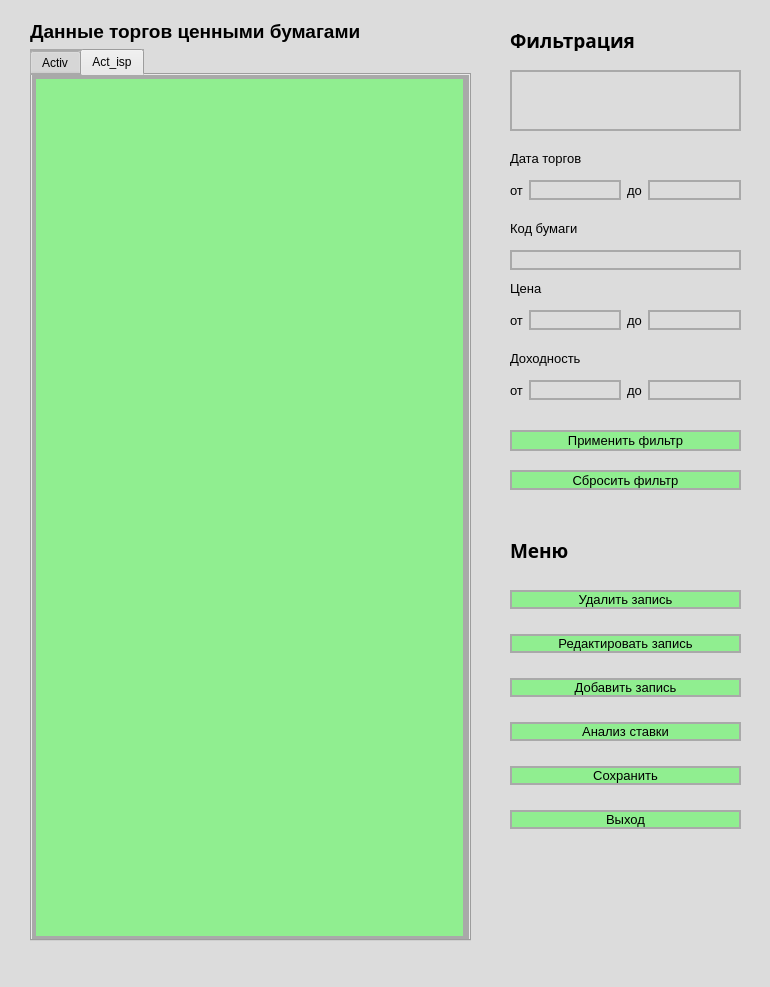
<?xml version="1.0" encoding="UTF-8"?>
<ui version="4.0">
 <class>MainForm</class>
 <widget class="QMainWindow" name="MainForm">
  <property name="enabled">
   <bool>true</bool>
  </property>
  <property name="geometry">
   <rect>
    <x>0</x>
    <y>0</y>
    <width>770</width>
    <height>987</height>
   </rect>
  </property>
  <property name="font">
   <font>
    <pointsize>28</pointsize>
   </font>
  </property>
  <property name="windowTitle">
   <string>Данные торгов ценными бумагами</string>
  </property>
  <property name="windowIcon">
   <iconset>
    <normaloff>image/dollar.png</normaloff>image/dollar.png</iconset>
  </property>
  <property name="styleSheet">
   <string notr="true">background-color: #DCDCDC;</string>
  </property>
  <widget class="QWidget" name="centralwidget">
   <widget class="QWidget" name="verticalLayoutWidget">
    <property name="geometry">
     <rect>
      <x>510</x>
      <y>570</y>
      <width>231</width>
      <height>281</height>
     </rect>
    </property>
    <layout class="QVBoxLayout" name="verticalLayout">
     <property name="spacing">
      <number>5</number>
     </property>
     <item>
      <widget class="QPushButton" name="delete_button">
       <property name="font">
        <font>
         <pointsize>10</pointsize>
        </font>
       </property>
       <property name="styleSheet">
        <string notr="true">border: 2px solid #A9A9A9;
background-color: #90EE90;


</string>
       </property>
       <property name="text">
        <string>Удалить запись</string>
       </property>
       <property name="iconSize">
        <size>
         <width>16</width>
         <height>16</height>
        </size>
       </property>
      </widget>
     </item>
     <item>
      <widget class="QPushButton" name="edit_button">
       <property name="font">
        <font>
         <pointsize>10</pointsize>
        </font>
       </property>
       <property name="styleSheet">
        <string notr="true">border: 2px solid #A9A9A9;
background-color: #90EE90;
</string>
       </property>
       <property name="text">
        <string>Редактировать запись</string>
       </property>
      </widget>
     </item>
     <item>
      <widget class="QPushButton" name="add_button">
       <property name="font">
        <font>
         <pointsize>10</pointsize>
        </font>
       </property>
       <property name="styleSheet">
        <string notr="true">border: 2px solid #A9A9A9;
background-color: #90EE90;

</string>
       </property>
       <property name="text">
        <string>Добавить запись</string>
       </property>
      </widget>
     </item>
     <item>
      <widget class="QPushButton" name="analysis_button">
       <property name="font">
        <font>
         <pointsize>10</pointsize>
        </font>
       </property>
       <property name="styleSheet">
        <string notr="true">border: 2px solid #A9A9A9;
background-color: #90EE90;</string>
       </property>
       <property name="text">
        <string>Анализ ставки</string>
       </property>
      </widget>
     </item>
     <item>
      <widget class="QPushButton" name="save_button">
       <property name="font">
        <font>
         <pointsize>10</pointsize>
        </font>
       </property>
       <property name="styleSheet">
        <string notr="true">border: 2px solid #A9A9A9;
background-color: #90EE90;
</string>
       </property>
       <property name="text">
        <string>Сохранить</string>
       </property>
      </widget>
     </item>
     <item>
      <widget class="QPushButton" name="exit_button">
       <property name="font">
        <font>
         <pointsize>10</pointsize>
        </font>
       </property>
       <property name="styleSheet">
        <string notr="true">border: 2px solid #A9A9A9;
background-color: #90EE90;


</string>
       </property>
       <property name="text">
        <string>Выход</string>
       </property>
      </widget>
     </item>
    </layout>
   </widget>
   <widget class="QLabel" name="label_13">
    <property name="geometry">
     <rect>
      <x>510</x>
      <y>540</y>
      <width>231</width>
      <height>21</height>
     </rect>
    </property>
    <property name="font">
     <font>
      <family>Myanmar Text</family>
      <pointsize>14</pointsize>
      <weight>75</weight>
      <bold>true</bold>
     </font>
    </property>
    <property name="mouseTracking">
     <bool>true</bool>
    </property>
    <property name="layoutDirection">
     <enum>Qt::LeftToRight</enum>
    </property>
    <property name="text">
     <string>Меню</string>
    </property>
    <property name="alignment">
     <set>Qt::AlignLeading|Qt::AlignLeft|Qt::AlignVCenter</set>
    </property>
   </widget>
   <widget class="QWidget" name="layoutWidget">
    <property name="geometry">
     <rect>
      <x>0</x>
      <y>0</y>
      <width>2</width>
      <height>2</height>
     </rect>
    </property>
    <layout class="QVBoxLayout" name="verticalLayout_4"/>
   </widget>
   <widget class="QWidget" name="layoutWidget">
    <property name="geometry">
     <rect>
      <x>30</x>
      <y>20</y>
      <width>441</width>
      <height>921</height>
     </rect>
    </property>
    <layout class="QVBoxLayout" name="verticalLayout_5">
     <item>
      <widget class="QLabel" name="label">
       <property name="font">
        <font>
         <family>MS Shell Dlg 2</family>
         <pointsize>14</pointsize>
         <weight>75</weight>
         <italic>false</italic>
         <bold>true</bold>
        </font>
       </property>
       <property name="text">
        <string>Данные торгов ценными бумагами</string>
       </property>
      </widget>
     </item>
     <item>
      <widget class="QTabWidget" name="tabWidget">
       <property name="styleSheet">
        <string notr="true">border: 2px solid #A9A9A9;</string>
       </property>
       <property name="currentIndex">
        <number>1</number>
       </property>
       <property name="iconSize">
        <size>
         <width>32</width>
         <height>32</height>
        </size>
       </property>
       <widget class="QWidget" name="tab_1">
        <attribute name="title">
         <string>Activ</string>
        </attribute>
        <widget class="QTableView" name="tableView_Activ">
         <property name="geometry">
          <rect>
           <x>0</x>
           <y>0</y>
           <width>431</width>
           <height>861</height>
          </rect>
         </property>
         <property name="styleSheet">
          <string notr="true">background-color: #98FB98;</string>
         </property>
        </widget>
       </widget>
       <widget class="QWidget" name="tab_2">
        <attribute name="title">
         <string>Act_isp</string>
        </attribute>
        <widget class="QTableView" name="tableView_act_isp">
         <property name="geometry">
          <rect>
           <x>0</x>
           <y>0</y>
           <width>431</width>
           <height>861</height>
          </rect>
         </property>
         <property name="styleSheet">
          <string notr="true">background-color: #90EE90</string>
         </property>
        </widget>
       </widget>
      </widget>
     </item>
    </layout>
   </widget>
   <widget class="QLabel" name="label_2">
    <property name="geometry">
     <rect>
      <x>510</x>
      <y>30</y>
      <width>231</width>
      <height>21</height>
     </rect>
    </property>
    <property name="font">
     <font>
      <family>Myanmar Text</family>
      <pointsize>14</pointsize>
      <weight>75</weight>
      <bold>true</bold>
     </font>
    </property>
    <property name="mouseTracking">
     <bool>false</bool>
    </property>
    <property name="text">
     <string>Фильтрация</string>
    </property>
    <property name="alignment">
     <set>Qt::AlignLeading|Qt::AlignLeft|Qt::AlignVCenter</set>
    </property>
   </widget>
   <widget class="QPushButton" name="filter_button">
    <property name="geometry">
     <rect>
      <x>510</x>
      <y>430</y>
      <width>231</width>
      <height>21</height>
     </rect>
    </property>
    <property name="font">
     <font>
      <pointsize>10</pointsize>
     </font>
    </property>
    <property name="styleSheet">
     <string notr="true">border: 2px solid #A9A9A9;
background-color: #90EE90;
</string>
    </property>
    <property name="text">
     <string>Применить фильтр</string>
    </property>
   </widget>
   <widget class="QPushButton" name="reset_button">
    <property name="geometry">
     <rect>
      <x>510</x>
      <y>470</y>
      <width>231</width>
      <height>20</height>
     </rect>
    </property>
    <property name="font">
     <font>
      <pointsize>10</pointsize>
     </font>
    </property>
    <property name="styleSheet">
     <string notr="true">border: 2px solid #A9A9A9;
background-color: #90EE90;
</string>
    </property>
    <property name="text">
     <string>Сбросить фильтр</string>
    </property>
   </widget>
   <widget class="QTextBrowser" name="textBrowser">
    <property name="geometry">
     <rect>
      <x>510</x>
      <y>70</y>
      <width>231</width>
      <height>61</height>
     </rect>
    </property>
    <property name="palette">
     <palette>
      <active>
       <colorrole role="Button">
        <brush brushstyle="SolidPattern">
         <color alpha="255">
          <red>220</red>
          <green>220</green>
          <blue>220</blue>
         </color>
        </brush>
       </colorrole>
       <colorrole role="Base">
        <brush brushstyle="SolidPattern">
         <color alpha="255">
          <red>220</red>
          <green>220</green>
          <blue>220</blue>
         </color>
        </brush>
       </colorrole>
       <colorrole role="Window">
        <brush brushstyle="SolidPattern">
         <color alpha="255">
          <red>220</red>
          <green>220</green>
          <blue>220</blue>
         </color>
        </brush>
       </colorrole>
      </active>
      <inactive>
       <colorrole role="Button">
        <brush brushstyle="SolidPattern">
         <color alpha="255">
          <red>220</red>
          <green>220</green>
          <blue>220</blue>
         </color>
        </brush>
       </colorrole>
       <colorrole role="Base">
        <brush brushstyle="SolidPattern">
         <color alpha="255">
          <red>220</red>
          <green>220</green>
          <blue>220</blue>
         </color>
        </brush>
       </colorrole>
       <colorrole role="Window">
        <brush brushstyle="SolidPattern">
         <color alpha="255">
          <red>220</red>
          <green>220</green>
          <blue>220</blue>
         </color>
        </brush>
       </colorrole>
      </inactive>
      <disabled>
       <colorrole role="Button">
        <brush brushstyle="SolidPattern">
         <color alpha="255">
          <red>220</red>
          <green>220</green>
          <blue>220</blue>
         </color>
        </brush>
       </colorrole>
       <colorrole role="Base">
        <brush brushstyle="SolidPattern">
         <color alpha="255">
          <red>220</red>
          <green>220</green>
          <blue>220</blue>
         </color>
        </brush>
       </colorrole>
       <colorrole role="Window">
        <brush brushstyle="SolidPattern">
         <color alpha="255">
          <red>220</red>
          <green>220</green>
          <blue>220</blue>
         </color>
        </brush>
       </colorrole>
      </disabled>
     </palette>
    </property>
    <property name="styleSheet">
     <string notr="true">border: 2px solid #A9A9A9;</string>
    </property>
   </widget>
   <widget class="QLabel" name="label_3">
    <property name="geometry">
     <rect>
      <x>510</x>
      <y>150</y>
      <width>111</width>
      <height>16</height>
     </rect>
    </property>
    <property name="font">
     <font>
      <pointsize>10</pointsize>
      <weight>50</weight>
      <bold>false</bold>
     </font>
    </property>
    <property name="mouseTracking">
     <bool>false</bool>
    </property>
    <property name="text">
     <string>Дата торгов</string>
    </property>
   </widget>
   <widget class="QWidget" name="layoutWidget">
    <property name="geometry">
     <rect>
      <x>510</x>
      <y>170</y>
      <width>231</width>
      <height>41</height>
     </rect>
    </property>
    <layout class="QHBoxLayout" name="horizontalLayout_2">
     <item>
      <widget class="QLabel" name="label_4">
       <property name="font">
        <font>
         <pointsize>10</pointsize>
         <weight>50</weight>
         <bold>false</bold>
        </font>
       </property>
       <property name="mouseTracking">
        <bool>false</bool>
       </property>
       <property name="text">
        <string>от</string>
       </property>
      </widget>
     </item>
     <item>
      <widget class="QLineEdit" name="date_start">
       <property name="enabled">
        <bool>true</bool>
       </property>
       <property name="styleSheet">
        <string notr="true">border: 2px solid #A9A9A9;
</string>
       </property>
      </widget>
     </item>
     <item>
      <widget class="QLabel" name="label_5">
       <property name="font">
        <font>
         <pointsize>10</pointsize>
         <weight>50</weight>
         <bold>false</bold>
        </font>
       </property>
       <property name="mouseTracking">
        <bool>false</bool>
       </property>
       <property name="text">
        <string>до</string>
       </property>
      </widget>
     </item>
     <item>
      <widget class="QLineEdit" name="date_end">
       <property name="enabled">
        <bool>true</bool>
       </property>
       <property name="styleSheet">
        <string notr="true">border: 2px solid #A9A9A9</string>
       </property>
      </widget>
     </item>
    </layout>
   </widget>
   <widget class="QWidget" name="layoutWidget">
    <property name="geometry">
     <rect>
      <x>510</x>
      <y>300</y>
      <width>231</width>
      <height>41</height>
     </rect>
    </property>
    <layout class="QHBoxLayout" name="horizontalLayout">
     <item>
      <widget class="QLabel" name="label_9">
       <property name="font">
        <font>
         <pointsize>10</pointsize>
         <weight>50</weight>
         <bold>false</bold>
        </font>
       </property>
       <property name="mouseTracking">
        <bool>false</bool>
       </property>
       <property name="text">
        <string>от</string>
       </property>
      </widget>
     </item>
     <item>
      <widget class="QLineEdit" name="price_start">
       <property name="styleSheet">
        <string notr="true">border: 2px solid #A9A9A9</string>
       </property>
      </widget>
     </item>
     <item>
      <widget class="QLabel" name="label_8">
       <property name="font">
        <font>
         <pointsize>10</pointsize>
         <weight>50</weight>
         <bold>false</bold>
        </font>
       </property>
       <property name="mouseTracking">
        <bool>false</bool>
       </property>
       <property name="text">
        <string>до</string>
       </property>
      </widget>
     </item>
     <item>
      <widget class="QLineEdit" name="price_end">
       <property name="styleSheet">
        <string notr="true">border: 2px solid #A9A9A9</string>
       </property>
      </widget>
     </item>
    </layout>
   </widget>
   <widget class="QWidget" name="layoutWidget">
    <property name="geometry">
     <rect>
      <x>510</x>
      <y>370</y>
      <width>231</width>
      <height>41</height>
     </rect>
    </property>
    <layout class="QHBoxLayout" name="horizontalLayout_3">
     <item>
      <widget class="QLabel" name="label_11">
       <property name="font">
        <font>
         <pointsize>10</pointsize>
         <weight>50</weight>
         <bold>false</bold>
        </font>
       </property>
       <property name="mouseTracking">
        <bool>false</bool>
       </property>
       <property name="text">
        <string>от</string>
       </property>
      </widget>
     </item>
     <item>
      <widget class="QLineEdit" name="gain_start">
       <property name="styleSheet">
        <string notr="true">border: 2px solid #A9A9A9</string>
       </property>
      </widget>
     </item>
     <item>
      <widget class="QLabel" name="label_12">
       <property name="font">
        <font>
         <pointsize>10</pointsize>
         <weight>50</weight>
         <bold>false</bold>
        </font>
       </property>
       <property name="mouseTracking">
        <bool>false</bool>
       </property>
       <property name="text">
        <string>до</string>
       </property>
      </widget>
     </item>
     <item>
      <widget class="QLineEdit" name="gain_end">
       <property name="styleSheet">
        <string notr="true">border: 2px solid #A9A9A9</string>
       </property>
      </widget>
     </item>
    </layout>
   </widget>
   <widget class="QLabel" name="label_6">
    <property name="geometry">
     <rect>
      <x>510</x>
      <y>220</y>
      <width>71</width>
      <height>16</height>
     </rect>
    </property>
    <property name="font">
     <font>
      <pointsize>10</pointsize>
      <weight>50</weight>
      <bold>false</bold>
     </font>
    </property>
    <property name="mouseTracking">
     <bool>false</bool>
    </property>
    <property name="text">
     <string>Код бумаги</string>
    </property>
   </widget>
   <widget class="QLabel" name="label_7">
    <property name="geometry">
     <rect>
      <x>510</x>
      <y>280</y>
      <width>61</width>
      <height>16</height>
     </rect>
    </property>
    <property name="font">
     <font>
      <pointsize>10</pointsize>
      <weight>50</weight>
      <bold>false</bold>
     </font>
    </property>
    <property name="mouseTracking">
     <bool>false</bool>
    </property>
    <property name="tabletTracking">
     <bool>false</bool>
    </property>
    <property name="text">
     <string>Цена</string>
    </property>
   </widget>
   <widget class="QLabel" name="label_10">
    <property name="enabled">
     <bool>true</bool>
    </property>
    <property name="geometry">
     <rect>
      <x>510</x>
      <y>350</y>
      <width>91</width>
      <height>16</height>
     </rect>
    </property>
    <property name="maximumSize">
     <size>
      <width>16777215</width>
      <height>16777215</height>
     </size>
    </property>
    <property name="font">
     <font>
      <pointsize>10</pointsize>
      <weight>50</weight>
      <bold>false</bold>
     </font>
    </property>
    <property name="mouseTracking">
     <bool>false</bool>
    </property>
    <property name="text">
     <string>Доходность</string>
    </property>
   </widget>
   <widget class="QLineEdit" name="regnum">
    <property name="geometry">
     <rect>
      <x>510</x>
      <y>250</y>
      <width>231</width>
      <height>20</height>
     </rect>
    </property>
    <property name="styleSheet">
     <string notr="true">border: 2px solid #A9A9A9</string>
    </property>
   </widget>
  </widget>
  <widget class="QMenuBar" name="menubar">
   <property name="geometry">
    <rect>
     <x>0</x>
     <y>0</y>
     <width>770</width>
     <height>21</height>
    </rect>
   </property>
  </widget>
  <widget class="QStatusBar" name="statusbar"/>
 </widget>
 <resources/>
 <connections/>
</ui>
